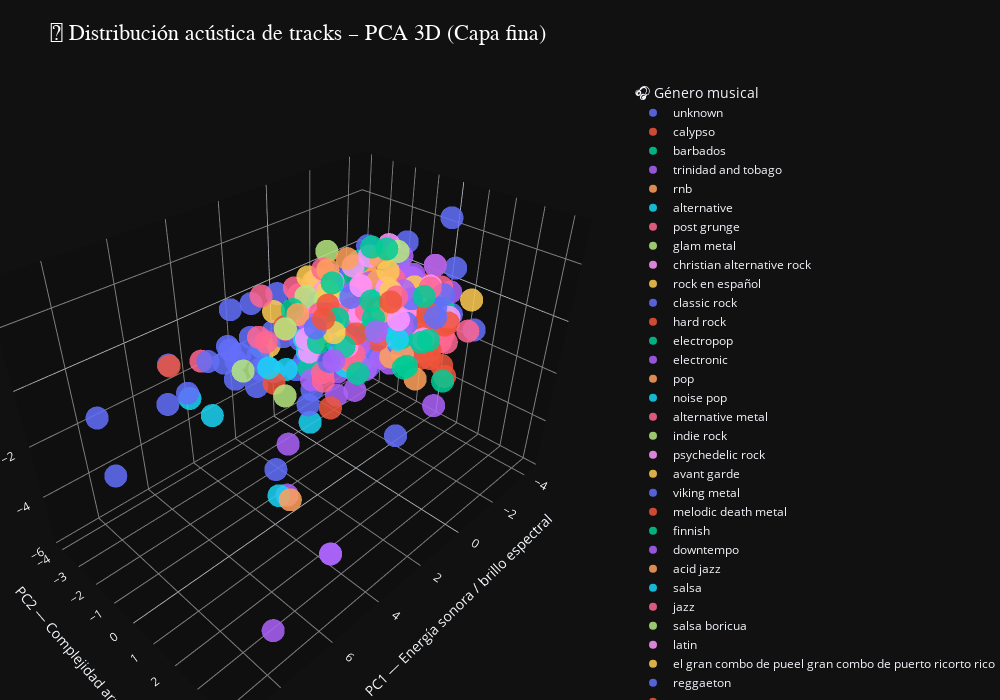

The code cell stored with this chart in its notebook:
### Code cell
fig_tracks = px.scatter_3d(
    df_pca,
    x="PC1",
    y="PC2",
    z="PC3",
    color="main_genre",
    hover_name="track_name",
    hover_data={"artist_name": True, "main_genre": True, "PC1":":.2f", "PC2":":.2f", "PC3":":.2f"},
    opacity=0.85,
    width=1000,
    height=700,
    title="🎵 Distribución acústica de tracks – PCA 3D (Capa fina)",
    template="plotly_dark"
)

fig_tracks.update_layout(
    scene=dict(
        xaxis_title="PC1 — Energía sonora / brillo espectral",
        yaxis_title="PC2 — Complejidad armónica",
        zaxis_title="PC3 — Variabilidad tonal",
        xaxis=dict(backgroundcolor="rgba(15,15,15,1)", gridcolor="gray"),
        yaxis=dict(backgroundcolor="rgba(15,15,15,1)", gridcolor="gray"),
        zaxis=dict(backgroundcolor="rgba(15,15,15,1)", gridcolor="gray"),
    ),
    legend_title_text="🎧 Género musical",
    title_font=dict(size=22, family="Arial Black", color="white"),
    margin=dict(l=0, r=0, t=80, b=0)
)

fig_tracks.show()
